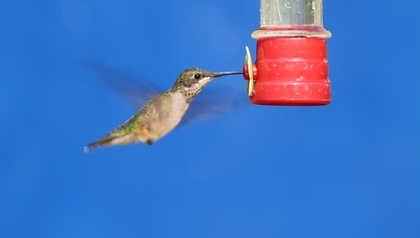
%> input picture Labs/Lab 3/birdBB.jpg, 420 x 238 px, shrunk from 846 x 480 before the run
$ octave --eval "simple_segment('birdBB.jpg');"   (GNU Octave 9; MATLAB toolbox functions it lacks are replaced by stand-ins)
%> lines starting %> are read from the running program, lines starting %| are printed output that depends on the picture; in (x1, y1, x2, y2) boxes, pixels count from 0 and x2, y2 are one past the last pixel; in counts of white or black regions, pixels touching at a corner belong together; the program's own positions count from 1
function simple_segment (inputImg)
%> called with inputImg = 'birdBB.jpg'

% Imports a coloured image with a blue background and presents that image on the
% screen;

img = imread(inputImg);
%> img is the input picture: size 238x420x3 uint8; mean R, G, B 63.3, 117.5, 198
if size(img,3) ~= 3
    img=cat(3,img,img,img);
end

figure(1), imshow(img),title('Original')

% get image dimensions: an RGB image has three planes
[height, width, planes] = size(img);
%> height = 238; width = 420; planes = 3

% Separates each RGB component in a different matrix, visualises each one on the
% screen and writes to disk;

if(planes==3)
    r = img(:, :, 1);         % red channel
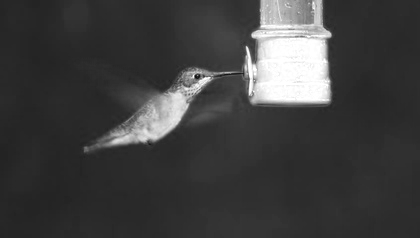
%> r: size 238x420 uint8; min 14, max 255, mean 63.3
    g = img(:, :, 2);         % green channel
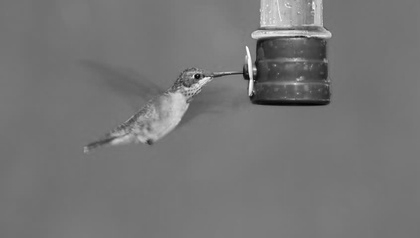
%> g: size 238x420 uint8; min 2, max 255, mean 117.5
    b = img(:, :, 3);          % blue channel
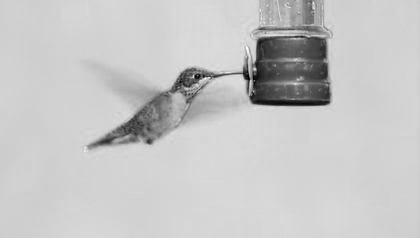
%> b: size 238x420 uint8; min 0, max 255, mean 198
end

figure(2), imshow(r),title('Red Channel');
filepath = append('figures/',extractBefore(inputImg, '.'),'_red_channel.png');
imwrite(r,filepath);

figure(3), imshow(g),title('Blue Channel');
filepath = append('figures/',extractBefore(inputImg, '.'),'_blue_channel.png');
imwrite(g,filepath);

figure(4), imshow(b),title('Green Channel');
filepath = append('figures/',extractBefore(inputImg, '.'),'_green_channel.png');
imwrite(b,filepath);

% Generate the histogram of the Blue Channel with the built-in function imhist

figure(5),imhist(b),title('Blue Channel Histogram');
%> after `title('Blue Channel Histogram')`:
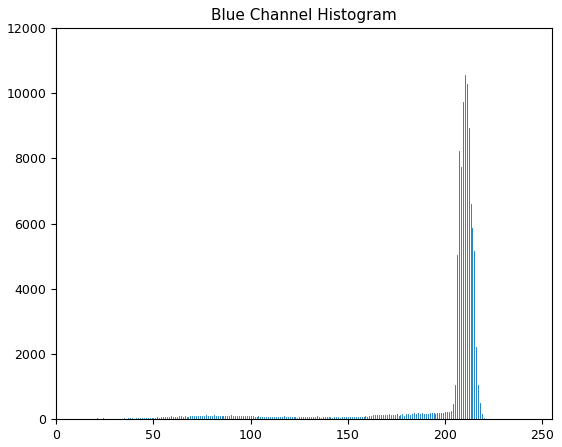
%> figure redrawn from the program's plot data; highest point at x = 210, y = 10573
filepath = append('figures/',extractBefore(inputImg, '.'),'_blue_channel_histogram.png');
saveas(gcf, filepath)

% Ask the user to input the threshold value

threshold = input('Input threshold:');
%> the answer given: 100

% Get image dimensions

[height,width,~] = size(img);

% Uses the matrix with the B component to identify the foreground objects (the jumping
%man or the Christmas bulbs or the bird). Using a threshold, copy from the B matrix to a new matrix only
%the pixel values that are below that threshold.
%When doing that you may put those pixels with the value 255 and all the others with value 0 (you will create a black and white
%picture).

BWforeground = zeros(height,width);
for i = 1:height
    for j = 1:width
        if(b(i,j)<threshold)
           BWforeground(i,j)=255;
        end
    end
end
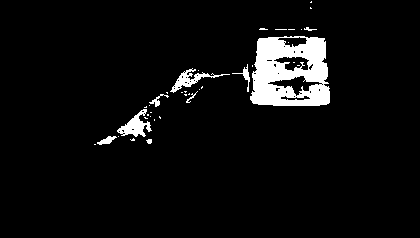
%> BWforeground: size 238x420 double; 5.3% white; 38 white regions (29 under 20 px), largest, box (x1, y1, x2, y2) and area: (250, 36, 330, 106) 4056, (117, 109, 152, 137) 427, (170, 68, 230, 93) 367

% Shows the black and white segmented image on the screen and creates in the disk a new file with that image.

figure(6),imshow(BWforeground),title('Segmented Image');
filepath = append('figures/',extractBefore(inputImg, '.'),'_',int2str(threshold),'_segmented.png');
imwrite(BWforeground,filepath);

% Make experiments with different threshold values and with different images.

threshold = input('Input higher threshold:');
%> the answer given: 100

BWforeground = zeros(height,width);
for i = 1:height
    for j = 1:width
        if(b(i,j)<threshold)
            BWforeground(i,j)=255;
        end
    end
end

figure(7),imshow(BWforeground),title('Segmented Image (High Threshold)');
filepath = append('figures/',extractBefore(inputImg, '.'),'_',int2str(threshold),'_segmented_high.png');
imwrite(BWforeground,filepath);

threshold = input('Input lower threshold:');
%> the answer given: 100

BWforeground = zeros(height,width);
for i = 1:height
    for j = 1:width
        if(b(i,j)<threshold)
            BWforeground(i,j)=255;
        end
    end
end

figure(8),imshow(BWforeground),title('Segmented Image (Low Threshold)');
filepath = append('figures/',extractBefore(inputImg, '.'),'_',int2str(threshold),'_segmented_low.png');
imwrite(BWforeground,filepath);

close all;

%a) Interpret the results and comment the results taking into consideration that you have used only the blue channel.
%b) Could there be low blue value in zones of the background?
%c) Could there be high blue values in some parts of the foreground objects?
%d)Is it always true that a pixel with a high value in the B component is always blue?
